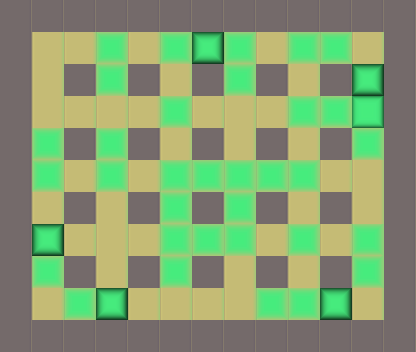

This game map was drawn from its Tiled (.tmx) file and the tilesets committed beside it. A one-line description and the full map source follow:
An orthogonal 13x11 tile map with 32x32 px tiles, 2 tile layers (base, piedras).

<map version="1.0" orientation="orthogonal" renderorder="right-down" width="13" height="11" tilewidth="32" tileheight="32" nextobjectid="1">
 <properties>
  <property name="nombre" value="Nivel 1" />
 </properties>
 <tileset firstgid="1" name="tile" tilewidth="32" tileheight="32" tilecount="3">
  <image source="../tilebase.png" width="96" height="32" />
  <terraintypes>
   <terrain name="New Terrain" tile="-1" />
  </terraintypes>
 </tileset>
 <layer name="base" width="13" height="11">
  <data>
   <tile gid="1" />
   <tile gid="1" />
   <tile gid="1" />
   <tile gid="1" />
   <tile gid="1" />
   <tile gid="1" />
   <tile gid="1" />
   <tile gid="1" />
   <tile gid="1" />
   <tile gid="1" />
   <tile gid="1" />
   <tile gid="1" />
   <tile gid="1" />
   <tile gid="1" />
   <tile gid="2" />
   <tile gid="2" />
   <tile gid="2" />
   <tile gid="2" />
   <tile gid="2" />
   <tile gid="3" />
   <tile gid="2" />
   <tile gid="2" />
   <tile gid="2" />
   <tile gid="2" />
   <tile gid="2" />
   <tile gid="1" />
   <tile gid="1" />
   <tile gid="2" />
   <tile gid="1" />
   <tile gid="2" />
   <tile gid="1" />
   <tile gid="2" />
   <tile gid="1" />
   <tile gid="2" />
   <tile gid="1" />
   <tile gid="2" />
   <tile gid="1" />
   <tile gid="3" />
   <tile gid="1" />
   <tile gid="1" />
   <tile gid="2" />
   <tile gid="2" />
   <tile gid="2" />
   <tile gid="2" />
   <tile gid="2" />
   <tile gid="2" />
   <tile gid="2" />
   <tile gid="2" />
   <tile gid="2" />
   <tile gid="2" />
   <tile gid="3" />
   <tile gid="1" />
   <tile gid="1" />
   <tile gid="2" />
   <tile gid="1" />
   <tile gid="2" />
   <tile gid="1" />
   <tile gid="2" />
   <tile gid="1" />
   <tile gid="2" />
   <tile gid="1" />
   <tile gid="2" />
   <tile gid="1" />
   <tile gid="2" />
   <tile gid="1" />
   <tile gid="1" />
   <tile gid="2" />
   <tile gid="2" />
   <tile gid="2" />
   <tile gid="2" />
   <tile gid="2" />
   <tile gid="2" />
   <tile gid="2" />
   <tile gid="2" />
   <tile gid="2" />
   <tile gid="2" />
   <tile gid="2" />
   <tile gid="1" />
   <tile gid="1" />
   <tile gid="2" />
   <tile gid="1" />
   <tile gid="2" />
   <tile gid="1" />
   <tile gid="2" />
   <tile gid="1" />
   <tile gid="2" />
   <tile gid="1" />
   <tile gid="2" />
   <tile gid="1" />
   <tile gid="2" />
   <tile gid="1" />
   <tile gid="1" />
   <tile gid="3" />
   <tile gid="2" />
   <tile gid="2" />
   <tile gid="2" />
   <tile gid="2" />
   <tile gid="2" />
   <tile gid="2" />
   <tile gid="2" />
   <tile gid="2" />
   <tile gid="2" />
   <tile gid="2" />
   <tile gid="1" />
   <tile gid="1" />
   <tile gid="2" />
   <tile gid="1" />
   <tile gid="2" />
   <tile gid="1" />
   <tile gid="2" />
   <tile gid="1" />
   <tile gid="2" />
   <tile gid="1" />
   <tile gid="2" />
   <tile gid="1" />
   <tile gid="2" />
   <tile gid="1" />
   <tile gid="1" />
   <tile gid="2" />
   <tile gid="2" />
   <tile gid="3" />
   <tile gid="2" />
   <tile gid="2" />
   <tile gid="2" />
   <tile gid="2" />
   <tile gid="2" />
   <tile gid="2" />
   <tile gid="3" />
   <tile gid="2" />
   <tile gid="1" />
   <tile gid="1" />
   <tile gid="1" />
   <tile gid="1" />
   <tile gid="1" />
   <tile gid="1" />
   <tile gid="1" />
   <tile gid="1" />
   <tile gid="1" />
   <tile gid="1" />
   <tile gid="1" />
   <tile gid="1" />
   <tile gid="1" />
   <tile gid="1" />
  </data>
 </layer>
 <layer name="piedras" width="13" height="11">
  <data>
   <tile gid="0" />
   <tile gid="0" />
   <tile gid="0" />
   <tile gid="0" />
   <tile gid="0" />
   <tile gid="0" />
   <tile gid="0" />
   <tile gid="0" />
   <tile gid="0" />
   <tile gid="0" />
   <tile gid="0" />
   <tile gid="0" />
   <tile gid="0" />
   <tile gid="0" />
   <tile gid="0" />
   <tile gid="0" />
   <tile gid="3" />
   <tile gid="0" />
   <tile gid="3" />
   <tile gid="0" />
   <tile gid="3" />
   <tile gid="0" />
   <tile gid="3" />
   <tile gid="3" />
   <tile gid="0" />
   <tile gid="0" />
   <tile gid="0" />
   <tile gid="0" />
   <tile gid="0" />
   <tile gid="3" />
   <tile gid="0" />
   <tile gid="0" />
   <tile gid="0" />
   <tile gid="3" />
   <tile gid="0" />
   <tile gid="0" />
   <tile gid="0" />
   <tile gid="0" />
   <tile gid="0" />
   <tile gid="0" />
   <tile gid="0" />
   <tile gid="0" />
   <tile gid="0" />
   <tile gid="0" />
   <tile gid="3" />
   <tile gid="0" />
   <tile gid="0" />
   <tile gid="0" />
   <tile gid="3" />
   <tile gid="3" />
   <tile gid="3" />
   <tile gid="0" />
   <tile gid="0" />
   <tile gid="3" />
   <tile gid="0" />
   <tile gid="3" />
   <tile gid="0" />
   <tile gid="0" />
   <tile gid="0" />
   <tile gid="0" />
   <tile gid="0" />
   <tile gid="0" />
   <tile gid="0" />
   <tile gid="3" />
   <tile gid="0" />
   <tile gid="0" />
   <tile gid="3" />
   <tile gid="0" />
   <tile gid="3" />
   <tile gid="0" />
   <tile gid="3" />
   <tile gid="3" />
   <tile gid="3" />
   <tile gid="3" />
   <tile gid="3" />
   <tile gid="0" />
   <tile gid="0" />
   <tile gid="0" />
   <tile gid="0" />
   <tile gid="0" />
   <tile gid="0" />
   <tile gid="0" />
   <tile gid="0" />
   <tile gid="3" />
   <tile gid="0" />
   <tile gid="3" />
   <tile gid="0" />
   <tile gid="0" />
   <tile gid="0" />
   <tile gid="0" />
   <tile gid="0" />
   <tile gid="0" />
   <tile gid="0" />
   <tile gid="0" />
   <tile gid="0" />
   <tile gid="0" />
   <tile gid="3" />
   <tile gid="3" />
   <tile gid="3" />
   <tile gid="0" />
   <tile gid="3" />
   <tile gid="0" />
   <tile gid="3" />
   <tile gid="0" />
   <tile gid="0" />
   <tile gid="3" />
   <tile gid="0" />
   <tile gid="0" />
   <tile gid="0" />
   <tile gid="3" />
   <tile gid="0" />
   <tile gid="0" />
   <tile gid="0" />
   <tile gid="0" />
   <tile gid="0" />
   <tile gid="3" />
   <tile gid="0" />
   <tile gid="0" />
   <tile gid="0" />
   <tile gid="3" />
   <tile gid="0" />
   <tile gid="0" />
   <tile gid="0" />
   <tile gid="0" />
   <tile gid="0" />
   <tile gid="3" />
   <tile gid="3" />
   <tile gid="0" />
   <tile gid="0" />
   <tile gid="0" />
   <tile gid="0" />
   <tile gid="0" />
   <tile gid="0" />
   <tile gid="0" />
   <tile gid="0" />
   <tile gid="0" />
   <tile gid="0" />
   <tile gid="0" />
   <tile gid="0" />
   <tile gid="0" />
   <tile gid="0" />
   <tile gid="0" />
   <tile gid="0" />
  </data>
 </layer>
</map>
